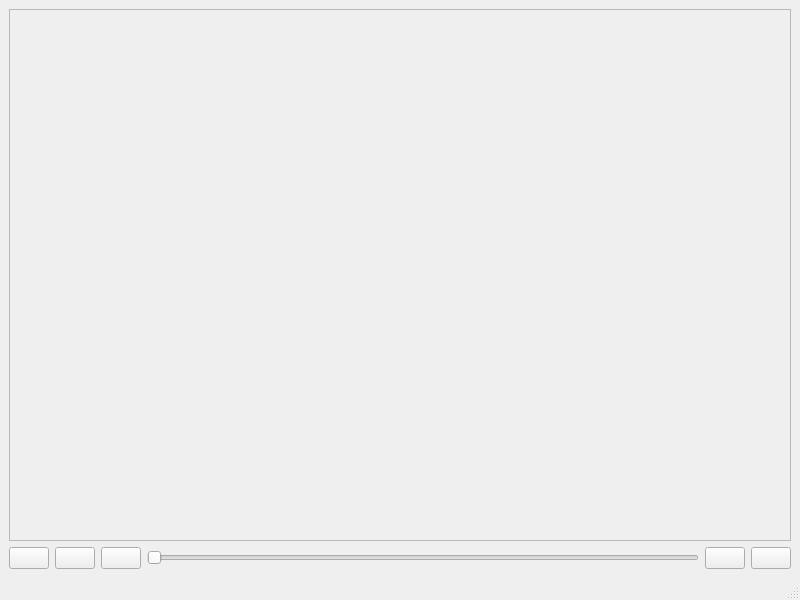
<?xml version="1.0" encoding="UTF-8"?>
<ui version="4.0">
 <class>BagViewer</class>
 <widget class="QMainWindow" name="BagViewer">
  <property name="geometry">
   <rect>
    <x>0</x>
    <y>0</y>
    <width>800</width>
    <height>600</height>
   </rect>
  </property>
  <property name="windowTitle">
   <string>ROS Bag Image Viewer</string>
  </property>
  <widget class="QWidget" name="centralwidget">
   <layout class="QVBoxLayout" name="verticalLayout_2">
    <item>
     <layout class="QVBoxLayout" name="verticalLayout">
      <item>
       <layout class="QHBoxLayout" name="imageLayout">
        <item>
         <widget class="RatioLayoutedFrame" name="imagePlace">
          <property name="frameShape">
           <enum>QFrame::StyledPanel</enum>
          </property>
          <property name="frameShadow">
           <enum>QFrame::Raised</enum>
          </property>
         </widget>
        </item>
       </layout>
      </item>
      <item>
       <layout class="QHBoxLayout" name="horizontalLayout_3">
        <item>
         <widget class="QPushButton" name="prevFrameBtn">
          <property name="text">
           <string/>
          </property>
          <property name="icon">
           <iconset theme="go-previous">
            <normaloff>.</normaloff>.</iconset>
          </property>
         </widget>
        </item>
        <item>
         <widget class="QPushButton" name="playButton">
          <property name="text">
           <string/>
          </property>
          <property name="icon">
           <iconset theme="media-playback-start">
            <normaloff>.</normaloff>.</iconset>
          </property>
          <property name="checkable">
           <bool>true</bool>
          </property>
         </widget>
        </item>
        <item>
         <widget class="QPushButton" name="nextFrameBtn">
          <property name="text">
           <string/>
          </property>
          <property name="icon">
           <iconset theme="go-next">
            <normaloff>.</normaloff>.</iconset>
          </property>
         </widget>
        </item>
        <item>
         <widget class="QSlider" name="playProgress">
          <property name="orientation">
           <enum>Qt::Horizontal</enum>
          </property>
         </widget>
        </item>
        <item>
         <widget class="QPushButton" name="copyImageBtn">
          <property name="toolTip">
           <string>Copy image to clipboard</string>
          </property>
          <property name="text">
           <string/>
          </property>
          <property name="icon">
           <iconset theme="edit-copy">
            <normaloff>.</normaloff>.</iconset>
          </property>
         </widget>
        </item>
        <item>
         <widget class="QPushButton" name="saveButton">
          <property name="toolTip">
           <string>Save image to file</string>
          </property>
          <property name="text">
           <string/>
          </property>
          <property name="icon">
           <iconset theme="document-save">
            <normaloff>.</normaloff>.</iconset>
          </property>
         </widget>
        </item>
       </layout>
      </item>
     </layout>
    </item>
   </layout>
  </widget>
  <widget class="QMenuBar" name="menubar">
   <property name="geometry">
    <rect>
     <x>0</x>
     <y>0</y>
     <width>800</width>
     <height>30</height>
    </rect>
   </property>
  </widget>
  <widget class="QStatusBar" name="statusbar"/>
 </widget>
 <customwidgets>
  <customwidget>
   <class>RatioLayoutedFrame</class>
   <extends>QFrame</extends>
   <header>ratio_layouted_frame.h</header>
   <container>1</container>
  </customwidget>
 </customwidgets>
 <resources/>
 <connections/>
</ui>
